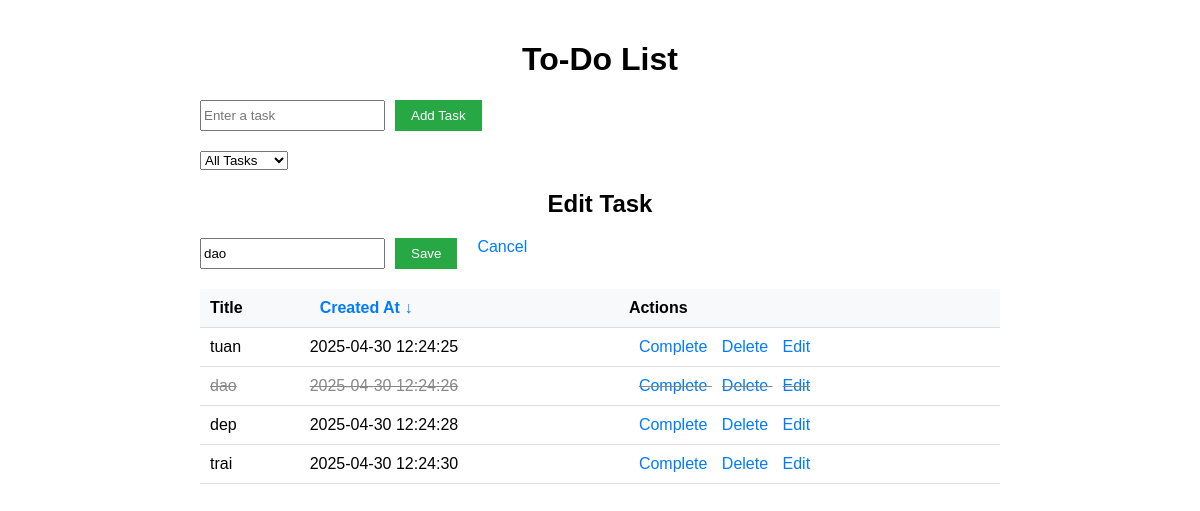
Page /edit/2 on the committed database.
### app.py (models this page shows)
class Task(db.Model):
    id = db.Column(db.Integer, primary_key=True)
    title = db.Column(db.String(200), nullable=False)
    completed = db.Column(db.Boolean, default=False)
    created_at = db.Column(db.DateTime, default=datetime.utcnow)  # Thêm cột created_at

### app.py (the view)
@app.route('/edit/<int:task_id>', methods=['GET', 'POST'])
def edit_task(task_id):
    task = Task.query.get_or_404(task_id)
    if request.method == 'POST':
        title = request.form['title']
        if title:
            task.title = title
            db.session.commit()
        return redirect(url_for('index'))
    return render_template('index.html', tasks=Task.query.all(), edit_task=task, filter_status='all', sort='created_at', order='desc')

### templates/index.html (shortened to what this page needs)
<!DOCTYPE html>
<html lang="en">
<head>
    <link rel="stylesheet" href="{{ url_for('static', filename='style.css') }}">
</head>
<body>
    <h1>To-Do List</h1>
    <form action="{{ url_for('add_task') }}" method="POST">
        <input type="text" name="title" placeholder="Enter a task" required>
        <button type="submit">Add Task</button>
    </form>
    <form action="{{ url_for('index') }}" method="GET">
        <select name="filter" onchange="this.form.submit()">
            <option value="all" {% if filter_status == 'all' %}selected{% endif %}>All Tasks</option>
        </select>
    </form>
    {% if edit_task %}
        <h2>Edit Task</h2>
        <form action="{{ url_for('edit_task', task_id=edit_task.id) }}" method="POST">
            <input type="text" name="title" value="{{ edit_task.title }}" required>
            <button type="submit">Save</button>
            <a href="{{ url_for('index') }}">Cancel</a>
        </form>
    {% endif %}
    <table>
        <thead>
            <tr>
                <th>Title</th>
                <th>
                    <a href="{{ url_for('index', filter=filter_status, sort='created_at', order='asc' if order == 'desc' else 'desc') }}">
                        Created At {% if sort == 'created_at' %}{{ '↓' if order == 'desc' else '↑' }}{% endif %}
                    </a>
                </th>
                <th>Actions</th>
            </tr>
        </thead>
        <tbody>
            {% for task in tasks %}
            <tr class="{% if task.completed %}completed{% endif %}">
                <td>{{ task.title }}</td>
                <td>{{ task.created_at.strftime('%Y-%m-%d %H:%M:%S') if task.created_at else 'N/A' }}</td>
                <td>
                    <a href="{{ url_for('complete_task', task_id=task.id) }}">Complete</a>
                    <a href="{{ url_for('delete_task', task_id=task.id) }}">Delete</a>
                    <a href="{{ url_for('edit_task', task_id=task.id) }}">Edit</a>
                </td>
            </tr>
            {% endfor %}
        </tbody>
    </table>
</body>
</html>

### static/style.css (style rules this page uses)
body { font-family: Arial, sans-serif; max-width: 800px; margin: 0 auto; padding: 20px; }
h1, h2 { text-align: center; }
form { display: flex; gap: 10px; margin-bottom: 20px; }
button { padding: 8px 16px; background-color: #28a745; color: white; border: none; cursor: pointer; }
table { width: 100%; border-collapse: collapse; margin-top: 20px; }
th, td { padding: 10px; text-align: left; border-bottom: 1px solid #ddd; }
th { background-color: #f8f9fa; }
tr.completed td { text-decoration: line-through; color: #888; }
a { margin-left: 10px; color: #007bff; text-decoration: none; }

### rows in the picture
Task: title "dao", created_at "2025-04-30 12:24:26"
Task: title "tuan", created_at "2025-04-30 12:24:25"
Task: title "dep", created_at "2025-04-30 12:24:28"
Task: title "trai", created_at "2025-04-30 12:24:30"

### other values in the picture
{{ '↓' if order == 'desc' else '↑' }} "↓"
